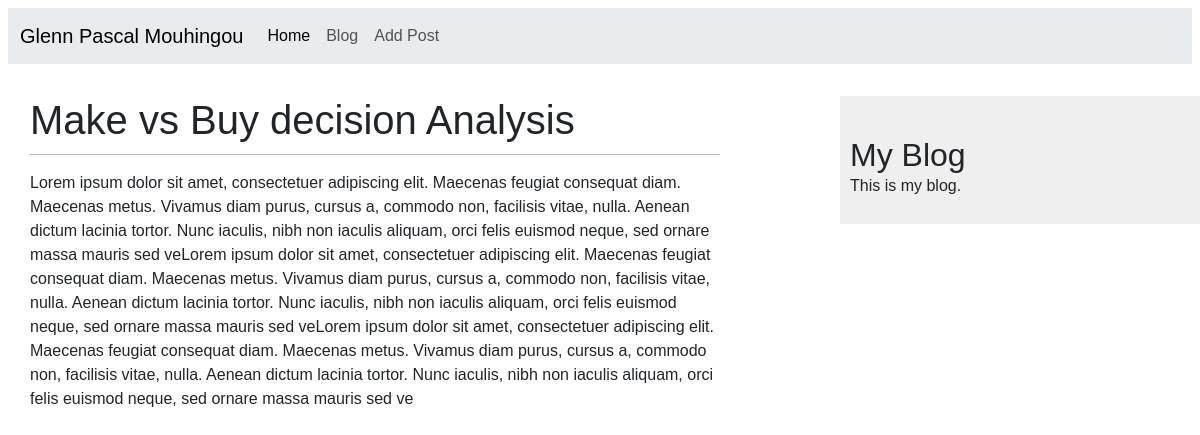
Screenshot of /2024/2/6/make-vs-buy-decision-analysis/ with the database file from the repository.
### blog/models.py (models this page shows, shortened)
class Post(models.Model):
    class Status(models.TextChoices):
        PUBLISHED = 'PB', 'Published'
        DRAFT = 'DF', 'Draft'
    title = models.CharField(max_length=200, help_text="Post title.")
    slug = models.SlugField(max_length=200, unique_for_date='publish',
                            help_text="The slug of the post.")
    snippet = models.CharField(max_length=250,default="No snippet", help_text="The snippet of the post.")
    body = CKEditor5Field('content', config_name='extends')
    publish = models.DateTimeField(default=timezone.now,
                                   help_text="The date and time the post was published.")
    created_date = models.DateTimeField(auto_now_add=True,
                                        help_text="The date and time the post was created.")
    updated_date = models.DateTimeField(auto_now=True, help_text="The date and time the post was edited.")
    author = models.ForeignKey(User, on_delete=models.CASCADE)
    status = models.CharField(default=Status.DRAFT, max_length=20,
                              choices=Status.choices)
    class Meta:
        ordering = ['-publish']
        indexes = [
            models.Index(fields=['-publish'])
        ]

### blog/views.py (the view)
def post_detail(request, year, month, day, post):
    post = get_object_or_404(Post,
                             status=Post.Status.PUBLISHED,
                             slug=post,
                             publish__year=year,
                             publish__month=month,
                             publish__day=day)
    return render(request, 'blog/detail.html', {'post': post})

### blog/templates/blog/detail.html
{% extends 'blog/base.html' %}
{% block content %}
    <h1>{% block title %} {{ post.title }} {% endblock %}</h1>
    <p>{{ post.body | safe }}</p>
{% endblock %}

### blog/static/css/blog.css (style rules this page uses)
body { margin:0; padding:0; font-family:helvetica, sans-serif; }
h1 { font-weight:normal; border-bottom:1px solid #bbb; padding:0 0 10px 0; }

### rows the page displays
Post: title "Make vs Buy decision Analysis", body "Lorem ipsum dolor sit amet, consectetuer adipiscing elit. Maecenas feugiat consequat diam. Maecenas metus. Vivamus diam purus, cursus a, commodo non, facilisis vitae, nulla. Aenean dictum lacinia tortor. Nunc iaculis, nibh non iaculis aliquam, orci felis euismod neque, sed ornare massa mauris sed veLorem ipsum dolor sit amet, consectetuer adipiscing elit. Maecenas feugiat consequat diam. Maecenas metus. Vivamus diam purus, cursus a, commodo non, facilisis vitae, nulla. Aenean dictum lacinia tortor. Nunc iaculis, nibh non iaculis aliquam, orci felis euismod neque, sed ornare massa mauris sed veLorem ipsum dolor sit amet, consectetuer adipiscing elit. Maecenas feugiat consequat diam. Maecenas…"
